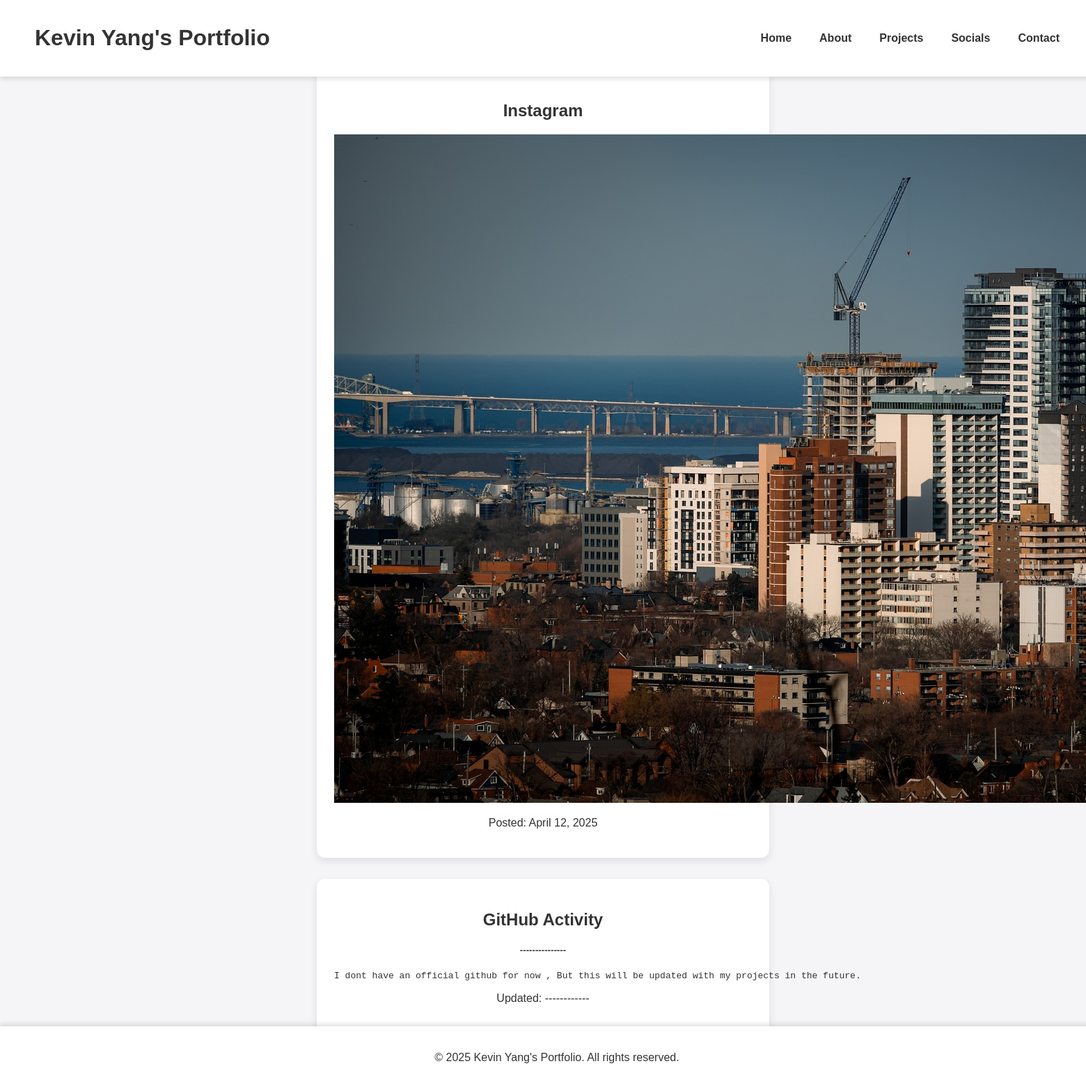
Screenshot of /project/socials.php with the database file from the repository.
### tables this page shows
CREATE TABLE `social_settings` (
  `id` int NOT NULL,
  `settings` text NOT NULL,
  `updated_at` timestamp NOT NULL DEFAULT CURRENT_TIMESTAMP ON UPDATE CURRENT_TIMESTAMP
);

### project/socials.php (the view, shortened to what this page needs)
<?php
require_once 'config/db.php';
try {
    $stmt = $pdo->prepare("SELECT settings FROM social_settings LIMIT 1");
    $stmt->execute();
    $settings = $stmt->fetch();
    $socialData = $settings ? json_decode($settings['settings'], true) : [
        'instagram_image' => 'images/instagram.jpg',
        'instagram_date' => date('F j, Y'),
        'github_repo' => 'portfolio-site',
        'github_activity' => "No recent activity",
        'github_date' => date('F j, Y')
    ];
} catch (PDOException $e) {
    $socialData = [
        'instagram_image' => 'images/instagram.jpg',
        'instagram_date' => date('F j, Y'),
        'github_repo' => 'portfolio-site',
        'github_activity' => "Content loading failed",
        'github_date' => date('F j, Y')
    ];
}
?>
<!DOCTYPE html>
<html lang="en">
<head>
    <link rel="stylesheet" href="css/style.css">
</head>
<body>
    <header>
        <h1>Kevin Yang's Portfolio</h1>
        <nav>
            <ul>
                <li><a href="index.php">Home</a></li>
                <li><a href="about.php">About</a></li>
                <li><a href="projects.php">Projects</a></li>
                <li><a href="socials.php" class="active">Socials</a></li>
                <li><a href="contact.php">Contact</a></li>
            </ul>
        </nav>
    </header>
    <main class="container mt-4">
        <div class="social-card">
            <h2><i class="fab fa-instagram"></i> Instagram</h2>
            <img src="<?= $socialData['instagram_image'] ?>" class="social-image">
            <p class="text-muted mt-2">Posted: <?= $socialData['instagram_date'] ?></p>
        </div>
        <div class="social-card">
            <h2><i class="fab fa-github"></i> GitHub Activity</h2>
            <h5><?= $socialData['github_repo'] ?></h5>
            <pre><?= $socialData['github_activity'] ?></pre>
            <p class="text-muted">Updated: <?= $socialData['github_date'] ?></p>
        </div>
    </main>
    <footer>
        <p>&copy; <?php echo date('Y'); ?> Kevin Yang's Portfolio. All rights reserved.</p>
    </footer>
</body>
</html>

### project/css/style.css (style rules this page uses)
body { font-family: Arial, sans-serif; margin: 0; padding: 0; background-color: #f5f5f7; color: #333; }
header { display: flex; justify-content: space-between; align-items: center; background-color: #ffffff; padding: 15px 50px; box-shadow: 0 4px 6px rgba(0, 0, 0, 0.1); position: fixed; width: 95%; top: 0; left: 0; z-index: 1000; }
nav ul { list-style: none; display: flex; gap: 20px; flex-wrap: wrap; padding: 0; margin: 0; }
nav ul li { display: inline; white-space: nowrap; }
nav ul li a { text-decoration: none; color: #333; font-weight: bold; font-size: 16px; transition: color 0.3s; padding: 10px; }
main { padding: 100px 50px 50px; text-align: center; }
footer { text-align: center; padding: 20px; background-color: #ffffff; box-shadow: 0 -4px 6px rgba(0, 0, 0, 0.1); position: fixed; width: 100%; bottom: 0; left: 0; }

### project/socials.php (style rules this page uses)
.social-card { background: white; border-radius: 12px; box-shadow: 0 4px 12px rgba(0,0,0,0.1); padding: 25px; margin-bottom: 30px; max-width: 600px; margin-left: auto; margin-right: auto; }

### rows the page displays
social_settings: settings "April 12, 2025", settings "---------------", settings "I dont have an official github for now , But this will be updated with my projects in the future.", settings "------------"
